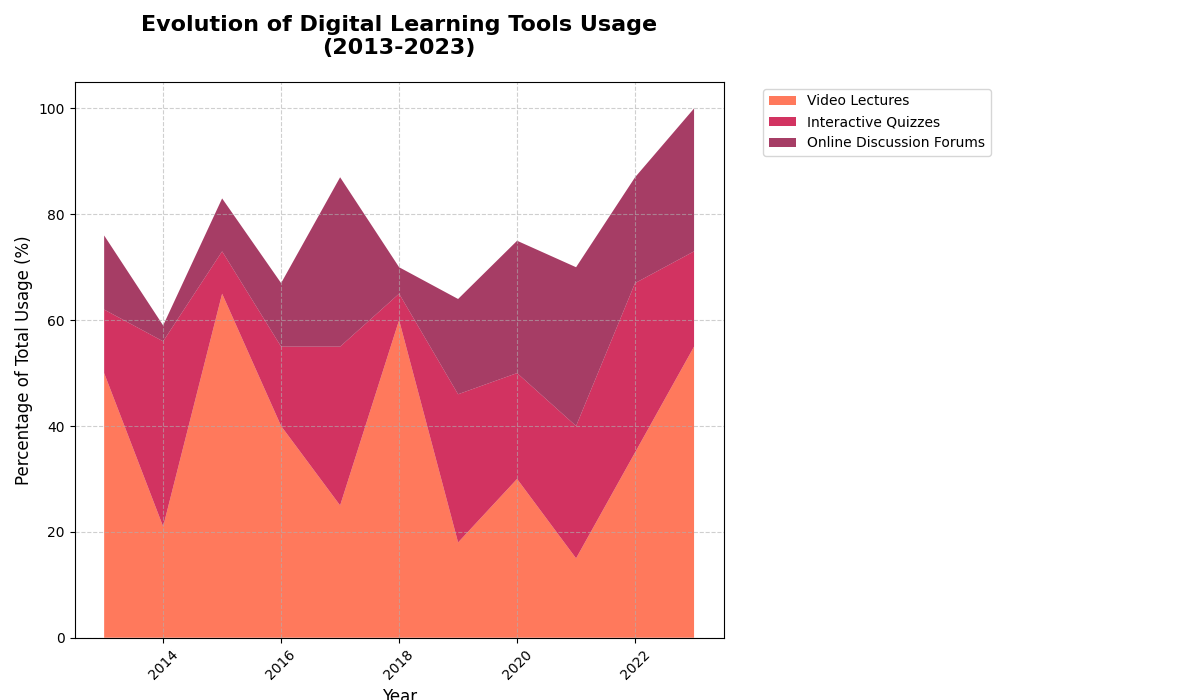

This figure's Python source:
import matplotlib.pyplot as plt
import numpy as np

years = np.arange(2013, 2024)

# Randomly alter the data within each category while preserving structure
video_lectures = np.random.permutation([15, 18, 21, 25, 30, 35, 40, 50, 55, 60, 65])
interactive_quizzes = np.random.permutation([5, 8, 12, 15, 18, 20, 25, 28, 30, 32, 35])
discussion_forums = np.random.permutation([3, 5, 10, 12, 14, 18, 20, 25, 27, 30, 32])

usage_stack = np.row_stack((video_lectures, interactive_quizzes, discussion_forums))

fig, ax = plt.subplots(figsize=(12, 7))
ax.stackplot(years, usage_stack, labels=['Video Lectures', 'Interactive Quizzes', 'Online Discussion Forums'],
             colors=['#FF5733', '#C70039', '#900C3F'], alpha=0.8)

ax.set_title('Evolution of Digital Learning Tools Usage\n(2013-2023)', fontsize=16, fontweight='bold', pad=20)
ax.set_xlabel('Year', fontsize=12)
ax.set_ylabel('Percentage of Total Usage (%)', fontsize=12)

ax.legend(loc='upper left', fontsize=10, bbox_to_anchor=(1.05, 1))
ax.grid(True, linestyle='--', alpha=0.6)
plt.tight_layout(rect=[0, 0, 0.85, 1])
plt.xticks(rotation=45)

plt.show()
